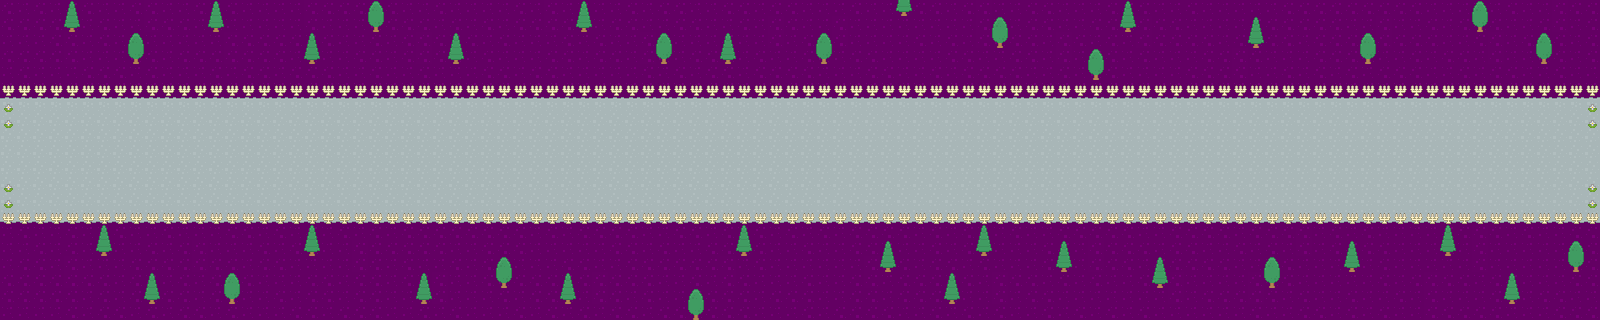

Tiled map render using the project's own tile images. Description and the map definition, with tile-layer contents summarised, below:
An orthogonal 100x20 tile map with 16x16 px tiles, 5 tile layers (ничего, лес, пол, block, ...), 2 tilesets and 29 objects.

<map version="1.2" tiledversion="1.2.1" orientation="orthogonal" renderorder="left-down" width="100" height="20" tilewidth="16" tileheight="16" infinite="0" nextlayerid="8" nextobjectid="17">
 <tileset firstgid="1" name="пол" tilewidth="16" tileheight="16" spacing="1" tilecount="1767" columns="57">
  <image source="roguelikeSheet_transparent1.png" width="968" height="526" />
  <terraintypes>
   <terrain name="вода" tile="60" />
   <terrain name="дорожка" tile="920" />
   <terrain name="New Terrain" tile="744" />
  </terraintypes>
  <tile id="2" terrain=",,,0">
   <objectgroup draworder="index">
    <object id="1" x="0.727273" y="0.181818" width="15.4545" height="15.6364" />
   </objectgroup>
  </tile>
  <tile id="3" terrain=",,0,0">
   <objectgroup draworder="index">
    <object id="3" x="0.181818" y="0.181818" width="15.4545" height="15.8182" />
   </objectgroup>
  </tile>
  <tile id="4" terrain=",,0,">
   <objectgroup draworder="index">
    <object id="1" x="0.363636" y="0.727273" width="15.6364" height="15.0909" />
   </objectgroup>
  </tile>
  <tile id="57" terrain="0,0,0,">
   <objectgroup draworder="index">
    <object id="1" x="0.363636" y="0" width="15.6364" height="16.1818" />
   </objectgroup>
  </tile>
  <tile id="58" terrain="0,0,,0">
   <objectgroup draworder="index">
    <object id="1" x="0.363636" y="-0.181818" width="15.4545" height="16.5455" />
   </objectgroup>
  </tile>
  <tile id="59" terrain=",0,,0">
   <objectgroup draworder="index">
    <object id="1" x="0.363636" y="-0.181818" width="15.8182" height="16" />
   </objectgroup>
  </tile>
  <tile id="60" terrain="0,0,0,0">
   <objectgroup draworder="index">
    <object id="1" x="-0.181818" y="-0.181818" width="16.1818" height="16.1818" />
   </objectgroup>
  </tile>
  <tile id="61" terrain="0,,0,">
   <objectgroup draworder="index">
    <object id="1" x="0.363636" y="0.181818" width="15.4545" height="15.4545" />
   </objectgroup>
  </tile>
  <tile id="114" terrain="0,,0,0">
   <objectgroup draworder="index">
    <object id="1" x="0" y="-0.181818" width="16.3636" height="16.3636" />
   </objectgroup>
  </tile>
  <tile id="115" terrain=",0,0,0">
   <objectgroup draworder="index">
    <object id="1" x="0.181818" y="0.181818" width="16.1818" height="15.6364" />
   </objectgroup>
  </tile>
  <tile id="116" terrain=",0,,">
   <objectgroup draworder="index">
    <object id="1" x="0.727273" y="0.181818" width="15.2727" height="15.6364" />
   </objectgroup>
  </tile>
  <tile id="117" terrain="0,0,,">
   <objectgroup draworder="index">
    <object id="1" x="0.545455" y="0.181818" width="15.2727" height="16" />
   </objectgroup>
  </tile>
  <tile id="118" terrain="0,,,">
   <objectgroup draworder="index">
    <object id="1" x="0.181818" y="0.181818" width="16.1818" height="15.6364" />
   </objectgroup>
  </tile>
  <tile id="684" terrain="2,2,2," />
  <tile id="685" terrain="2,2,,2" />
  <tile id="686" terrain=",,,2" />
  <tile id="687" terrain=",,2,2" />
  <tile id="688" terrain=",,2," />
  <tile id="741" terrain="2,,2,2" />
  <tile id="742" terrain=",2,2,2" />
  <tile id="743" terrain=",2,,2" />
  <tile id="744" terrain="2,2,2,2" />
  <tile id="745" terrain="2,,2," />
  <tile id="800" terrain=",2,," />
  <tile id="801" terrain="2,2,," />
  <tile id="802" terrain="2,,," />
  <tile id="860" terrain="1,1,1," />
  <tile id="861" terrain="1,1,,1" />
  <tile id="862" terrain=",,,1" />
  <tile id="863" terrain=",,1,1" />
  <tile id="864" terrain=",,1," />
  <tile id="917" terrain="1,,1,1" />
  <tile id="918" terrain=",1,1,1" />
  <tile id="919" terrain=",1,,1" />
  <tile id="920" terrain="1,1,1,1" />
  <tile id="921" terrain="1,,1," />
  <tile id="976" terrain=",1,," />
  <tile id="977" terrain="1,1,," />
  <tile id="978" terrain="1,,," />
 </tileset>
 <tileset firstgid="1768" source="пол3.tsx" />
 <layer id="2" name="ничего" width="100" height="20" opacity="0.99">
  <data>[2000 cells, 2000 non-empty, 4 distinct tile ids]</data>
 </layer>
 <layer id="5" name="лес" width="100" height="20">
  <data>[2000 cells, 2 non-empty, 1 distinct tile ids]</data>
 </layer>
 <layer id="3" name="пол" width="100" height="20">
  <data>[2000 cells, 936 non-empty, 8 distinct tile ids]</data>
 </layer>
 <layer id="6" name="block" width="100" height="20">
  <data>[2000 cells, 8 non-empty, 1 distinct tile ids]</data>
 </layer>
 <objectgroup id="7" name="block">
  <object id="1" x="9" y="88" width="1113" height="7" />
  <object id="2" x="1134" y="87" width="460" height="5" />
  <object id="3" x="5" y="217" width="927" height="1" />
  <object id="4" x="941" y="217" width="657" height="1" />
  <object id="5" x="936" y="222" />
  <object id="6" x="1707" y="289" />
  <object id="7" x="954" y="214" width="642" height="7" />
  <object id="8" x="1591" y="188" />
  <object id="9" x="1592" y="205" />
  <object id="10" x="1590" y="124" />
  <object id="11" x="1589" y="104" />
  <object id="12" x="2" y="213" width="922" height="14" />
  <object id="13" x="9" y="185" />
  <object id="14" x="9" y="202" />
  <object id="15" x="5" y="120" />
  <object id="16" x="7" y="100" />
 </objectgroup>
 <layer id="4" name="свет" width="100" height="20">
  <data>[2000 cells, 200 non-empty, 1 distinct tile ids]</data>
 </layer>
</map>
